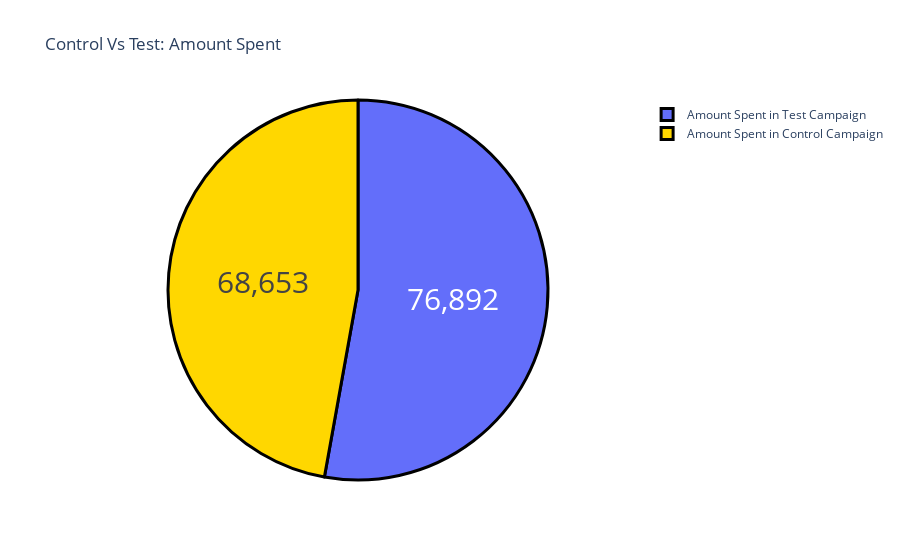

The notebook cell this image was saved under:
### Markdown cell above
#### Graph 3: Website Clicks Pie Chart

### Code cell
label = ["Amount Spent in Control Campaign",
        "Amount Spent in Test Campaign"]
counts = [sum(control_data["Amount Spent"]),
         sum(test_data["Amount Spent"])]
colors = ['gold','emerald']
pie_chart2 = go.Figure(data=[go.Pie(labels=label, values=counts)])
pie_chart2.update_layout(title_text='Control Vs Test: Amount Spent')
pie_chart2.update_traces(hoverinfo='label+percent', textinfo='value',
                        textfont_size=30,
                        marker=dict(colors=colors,
                                   line=dict(color='black',width=3)))
pie_chart2.show()

### Figure 1 — Plotly figure (JSON) as saved in the notebook; plotly's stock layout.template omitted (floating-point values rounded to 4 significant figures)
{"data": [{"hoverinfo": "label+percent", "labels": ["Amount Spent in Control Campaign", "Amount Spent in Test Campaign"], "marker": {"colors": ["gold", "emerald"], "line": {"color": "black", "width": 3}}, "textfont": {"size": 30}, "textinfo": "value", "type": "pie", "values": [68653, 76892]}], "layout": {"title": {"text": "Control Vs Test: Amount Spent"}}}
